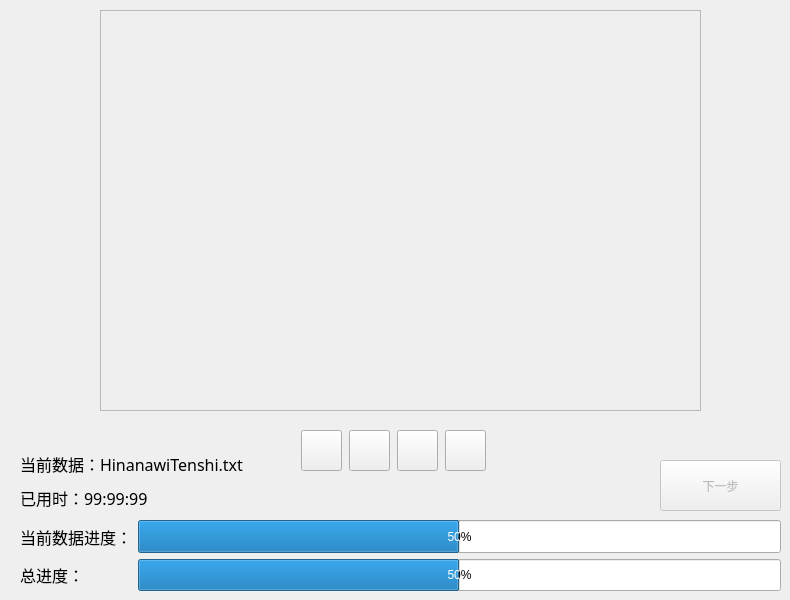
    <widget class="QWidget" name="Processing">
     <widget class="QPushButton" name="ProcessingNextButton">
      <property name="enabled">
       <bool>false</bool>
      </property>
      <property name="geometry">
       <rect>
        <x>660</x>
        <y>460</y>
        <width>121</width>
        <height>51</height>
       </rect>
      </property>
      <property name="text">
       <string>下一步</string>
      </property>
     </widget>
     <widget class="QWidget" name="layoutWidget">
      <property name="geometry">
       <rect>
        <x>20</x>
        <y>520</y>
        <width>761</width>
        <height>71</height>
       </rect>
      </property>
      <layout class="QFormLayout" name="ProcessingProgressBars">
       <item row="0" column="0">
        <widget class="QLabel" name="staticLabel3">
         <property name="font">
          <font>
           <family>华文彩云</family>
           <pointsize>12</pointsize>
          </font>
         </property>
         <property name="text">
          <string>当前数据进度：</string>
         </property>
        </widget>
       </item>
       <item row="0" column="1">
        <widget class="QProgressBar" name="CurrentMethodProgressBar">
         <property name="sizePolicy">
          <sizepolicy hsizetype="Expanding" vsizetype="Expanding">
           <horstretch>0</horstretch>
           <verstretch>0</verstretch>
          </sizepolicy>
         </property>
         <property name="value">
          <number>50</number>
         </property>
        </widget>
       </item>
       <item row="1" column="0">
        <widget class="QLabel" name="staticLabel4">
         <property name="font">
          <font>
           <family>华文彩云</family>
           <pointsize>12</pointsize>
          </font>
         </property>
         <property name="text">
          <string>总进度：</string>
         </property>
        </widget>
       </item>
       <item row="1" column="1">
        <widget class="QProgressBar" name="TotalProgressBar">
         <property name="sizePolicy">
          <sizepolicy hsizetype="Expanding" vsizetype="Expanding">
           <horstretch>0</horstretch>
           <verstretch>0</verstretch>
          </sizepolicy>
         </property>
         <property name="value">
          <number>50</number>
         </property>
        </widget>
       </item>
      </layout>
     </widget>
     <widget class="QFrame" name="ProcessingVideoFrame">
      <property name="geometry">
       <rect>
        <x>100</x>
        <y>10</y>
        <width>601</width>
        <height>401</height>
       </rect>
      </property>
      <property name="frameShape">
       <enum>QFrame::StyledPanel</enum>
      </property>
      <property name="frameShadow">
       <enum>QFrame::Sunken</enum>
      </property>
     </widget>
     <widget class="QWidget" name="layoutWidget">
      <property name="geometry">
       <rect>
        <x>300</x>
        <y>420</y>
        <width>191</width>
        <height>61</height>
       </rect>
      </property>
      <layout class="QHBoxLayout" name="ProcessingVideoButtons">
       <item>
        <widget class="QPushButton" name="ProcessingPreviousVideoButton">
         <property name="sizePolicy">
          <sizepolicy hsizetype="Maximum" vsizetype="Maximum">
           <horstretch>0</horstretch>
           <verstretch>0</verstretch>
          </sizepolicy>
         </property>
         <property name="maximumSize">
          <size>
           <width>41</width>
           <height>41</height>
          </size>
         </property>
         <property name="text">
          <string/>
         </property>
         <property name="icon">
          <iconset>
           <normaloff>UI Elements/Processing/Button Icons/play.ico</normaloff>UI Elements/Processing/Button Icons/play.ico</iconset>
         </property>
         <property name="iconSize">
          <size>
           <width>20</width>
           <height>20</height>
          </size>
         </property>
        </widget>
       </item>
       <item>
        <widget class="QPushButton" name="ProcessingPlayButton">
         <property name="sizePolicy">
          <sizepolicy hsizetype="Maximum" vsizetype="Maximum">
           <horstretch>0</horstretch>
           <verstretch>0</verstretch>
          </sizepolicy>
         </property>
         <property name="maximumSize">
          <size>
           <width>41</width>
           <height>41</height>
          </size>
         </property>
         <property name="text">
          <string/>
         </property>
         <property name="icon">
          <iconset>
           <normaloff>UI Elements/Processing/Button Icons/play.ico</normaloff>UI Elements/Processing/Button Icons/play.ico</iconset>
         </property>
         <property name="iconSize">
          <size>
           <width>20</width>
           <height>20</height>
          </size>
         </property>
        </widget>
       </item>
       <item>
        <widget class="QPushButton" name="ProcessingNextVideoButton">
         <property name="sizePolicy">
          <sizepolicy hsizetype="Maximum" vsizetype="Maximum">
           <horstretch>0</horstretch>
           <verstretch>0</verstretch>
          </sizepolicy>
         </property>
         <property name="maximumSize">
          <size>
           <width>41</width>
           <height>41</height>
          </size>
         </property>
         <property name="text">
          <string/>
         </property>
         <property name="icon">
          <iconset>
           <normaloff>UI Elements/Processing/Button Icons/play.ico</normaloff>UI Elements/Processing/Button Icons/play.ico</iconset>
         </property>
         <property name="iconSize">
          <size>
           <width>20</width>
           <height>20</height>
          </size>
         </property>
        </widget>
       </item>
       <item>
        <widget class="QPushButton" name="ProcessingVolumeButton">
         <property name="sizePolicy">
          <sizepolicy hsizetype="Maximum" vsizetype="Maximum">
           <horstretch>0</horstretch>
           <verstretch>0</verstretch>
          </sizepolicy>
         </property>
         <property name="maximumSize">
          <size>
           <width>41</width>
           <height>41</height>
          </size>
         </property>
         <property name="text">
          <string/>
         </property>
         <property name="icon">
          <iconset>
           <normaloff>UI Elements/Processing/Button Icons/unmute.ico</normaloff>UI Elements/Processing/Button Icons/unmute.ico</iconset>
         </property>
         <property name="iconSize">
          <size>
           <width>20</width>
           <height>20</height>
          </size>
         </property>
        </widget>
       </item>
      </layout>
     </widget>
     <widget class="QWidget" name="layoutWidget">
      <property name="geometry">
       <rect>
        <x>20</x>
        <y>450</y>
        <width>271</width>
        <height>61</height>
       </rect>
      </property>
      <layout class="QVBoxLayout" name="ProcessingInfoLabels">
       <item>
        <widget class="QLabel" name="ProcessingCurrentDataLabel">
         <property name="font">
          <font>
           <family>华文彩云</family>
           <pointsize>12</pointsize>
          </font>
         </property>
         <property name="text">
          <string>当前数据：HinanawiTenshi.txt</string>
         </property>
        </widget>
       </item>
       <item>
        <widget class="QLabel" name="ProcessingTimeUsageLabel">
         <property name="font">
          <font>
           <family>华文彩云</family>
           <pointsize>12</pointsize>
          </font>
         </property>
         <property name="text">
          <string>已用时：99:99:99</string>
         </property>
        </widget>
       </item>
      </layout>
     </widget>
    </widget>
